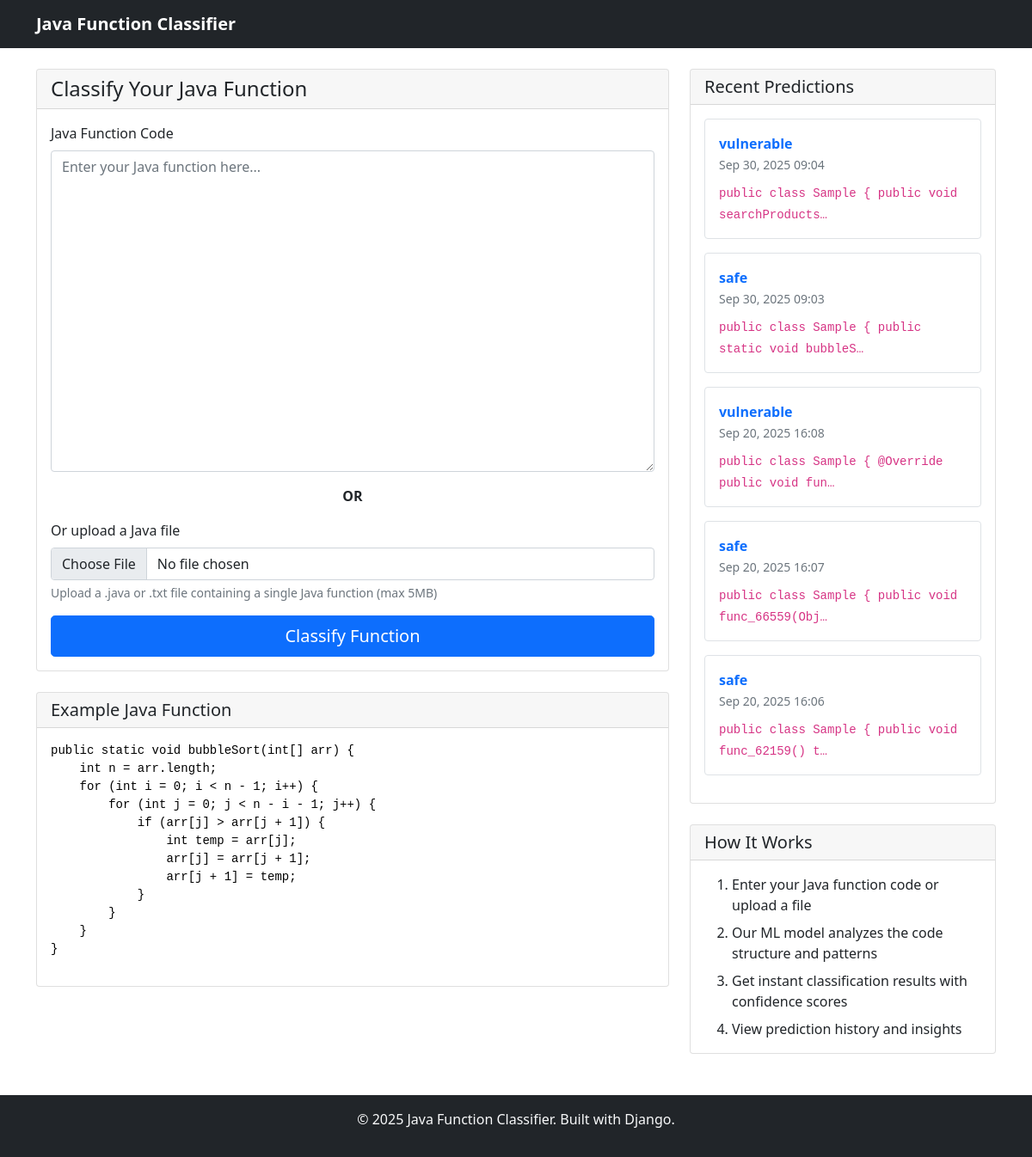
The page / on the database its author committed.
### predictApp/models.py (models this page shows, shortened)
class PredictionHistory(models.Model):
    java_code = models.TextField()
    prediction = models.CharField(max_length=100)
    timestamp = models.DateTimeField(auto_now_add=True)
    class Meta:
        ordering = ['-timestamp']
        db_table = "prediction_history"                                #
        verbose_name_plural = "Prediction History"

### predictApp/views.py (the view)
# urls.py: path('', index, name="home"),
def index(request):
    form = JavaCodeForm()
    recent_predictions = PredictionHistory.objects.all()[:5]
    context = {
        'form': form,
        'recent_predictions': recent_predictions
    }
    return render(request, 'index.html', context)

### predictApp/forms.py (shortened to what this page needs)
class JavaCodeForm(forms.Form):
    java_code = forms.CharField(
        widget=forms.Textarea(attrs={
            'class': 'form-control',
            'rows': 15,
            'placeholder': 'Enter your Java function here...'
        }),
        label='Java Function Code',
        required=False
    )
    java_file = forms.FileField(
        widget=forms.FileInput(attrs={
            'class': 'form-control',
            'accept': '.java,.txt'
        }),
        label='Or upload a Java file',
        required=False
    )

### templates/index.html (shortened to what this page needs)
{% extends 'assets/base.html' %}
{% block content %}
<div class="row">
    <div class="col-lg-8">
        <div class="card">
            <div class="card-header">
                <h4 class="mb-0">Classify Your Java Function</h4>
            </div>
            <div class="card-body">
                <form method="post" action="{% url 'predict_form' %}" enctype="multipart/form-data">
                    <div class="mb-3">
                        <label for="{{ form.java_code.id_for_label }}" class="form-label">
                            {{ form.java_code.label }}
                        </label>
                        {{ form.java_code }}
                    </div>
                    <div class="text-center my-3">
                        <strong>OR</strong>
                    </div>
                    <div class="mb-3">
                        <label for="{{ form.java_file.id_for_label }}" class="form-label">
                            {{ form.java_file.label }}
                        </label>
                        {{ form.java_file }}
                        <div class="form-text">
                            Upload a .java or .txt file containing a single Java function (max 5MB)
                        </div>
                    </div>
                    <button type="submit" class="btn btn-primary btn-lg w-100">
                         Classify Function
                    </button>
                </form>
            </div>
        </div>
        <div class="card mt-4">
            <div class="card-header">
                <h5 class="mb-0">Example Java Function</h5>
            </div>
            <div class="card-body">
                <pre><code class="language-java">public static void bubbleSort(int[] arr) {
    int n = arr.length;
    for (int i = 0; i < n - 1; i++) {
        for (int j = 0; j < n - i - 1; j++) {
            if (arr[j] > arr[j + 1]) {
                int temp = arr[j];
                arr[j] = arr[j + 1];
                arr[j + 1] = temp;
            }
        }
    }
}</code></pre>
            </div>
        </div>
    </div>
    <div class="col-lg-4">
        <div class="card">
            <div class="card-header">
                <h5 class="mb-0">Recent Predictions</h5>
            </div>
            <div class="card-body">
                {% if recent_predictions %}
                    {% for prediction in recent_predictions %}
                        <div class="mb-3 p-3 border rounded">
                            <div class="d-flex justify-content-between align-items-center">
                                <strong class="text-primary">{{ prediction.prediction }}</strong>
                            </div>
                            <small class="text-muted">
                                {{ prediction.timestamp|date:"M d, Y H:i" }}
                            </small>
                            <div class="mt-2">
                                <code class="small">{{ prediction.java_code|truncatechars:50 }}</code>
                            </div>
                        </div>
                    {% endfor %}
                {% else %}
                    <p class="text-muted">No predictions yet. Try classifying your first Java function!</p>
                {% endif %}
            </div>
        </div>
        <div class="card mt-4">
            <div class="card-header">
                <h5 class="mb-0">How It Works</h5>
            </div>
            <div class="card-body">
                <ol class="mb-0">
                    <li class="mb-2">Enter your Java function code or upload a file</li>
                    <li class="mb-2">Our ML model analyzes the code structure and patterns</li>
                    <li class="mb-2">Get instant classification results with confidence scores</li>
                    <li>View prediction history and insights</li>
                </ol>
            </div>
        </div>
    </div>
</div>
{% endblock %}

### templates/assets/base.html (shortened to what this page needs)
{% load static %}
<!DOCTYPE html>
<html lang="en">
<head>
    <link href="{% static 'assets/css/bootstrap.min.css' %}" rel="stylesheet">
    <link href="https://cdnjs.cloudflare.com/ajax/libs/prism/1.24.1/themes/prism.min.css" rel="stylesheet">
</head>
<body>
    <nav class="navbar navbar-expand-lg navbar-dark bg-dark">
        <div class="container">
            <a class="navbar-brand" href="{% url 'home' %}">
                <strong>Java Function Classifier</strong>
            </a>
        </div>
    </nav>
    <div class="container mt-4">
        {% block content %}
        {% endblock %}
    </div>
    <footer class="bg-dark text-light text-center py-3 mt-5">
        <div class="container">
            <p>&copy; 2025 Java Function Classifier. Built with Django.</p>
        </div>
    </footer>
</body>
</html>

### rows shown on the page
PredictionHistory: prediction "vulnerable", timestamp "Sep 30, 2025 09:04", java_code "public class Sample { public void searchProducts…"
PredictionHistory: prediction "safe", timestamp "Sep 30, 2025 09:03", java_code "public class Sample { public static void bubbleS…"
PredictionHistory: prediction "vulnerable", timestamp "Sep 20, 2025 16:08", java_code "public class Sample { @Override public void fun…"
PredictionHistory: prediction "safe", timestamp "Sep 20, 2025 16:07", java_code "public class Sample { public void func_66559(Obj…"
PredictionHistory: prediction "safe", timestamp "Sep 20, 2025 16:06", java_code "public class Sample { public void func_62159() t…"
